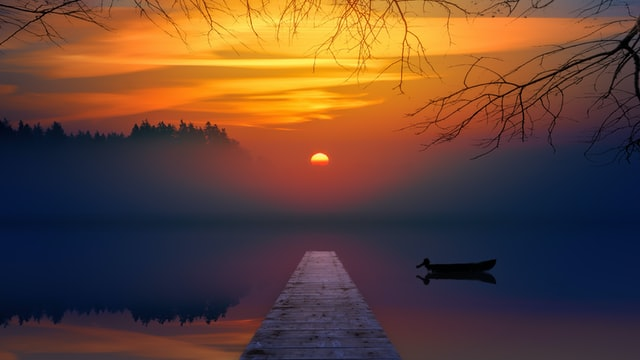
#> input picture tutorials/opencv/assets/sunset.jpg, 640 x 360 px
$ python 02_manipulate_img.py
#> lines starting #> are read from the running program, lines starting #| are printed output that depends on the picture; after the words box and inside, x2 and y2 are one past the last pixel; in counts of white or black regions, pixels touching at a corner belong together
import cv2 as cv
import random

image = cv.imread('assets/sunset.jpg', cv.IMREAD_UNCHANGED)
#> image is the input picture: shape (360, 640, 3); mean B, G, R 53.9, 67.7, 98.9

print(image.shape)
#| (360, 640, 3)

# for i in range(100):
#     for j in range(image.shape[1]):
#         image[i][j] = [random.randint(0,255), random.randint(0,255), random.randint(0,255)]

tag = image[100:200, 250:450]
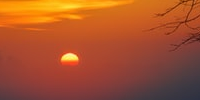
#> tag: shape (100, 200, 3); mean B, G, R 44.1, 81.9, 166.3

image[250:350, 150:350] = tag
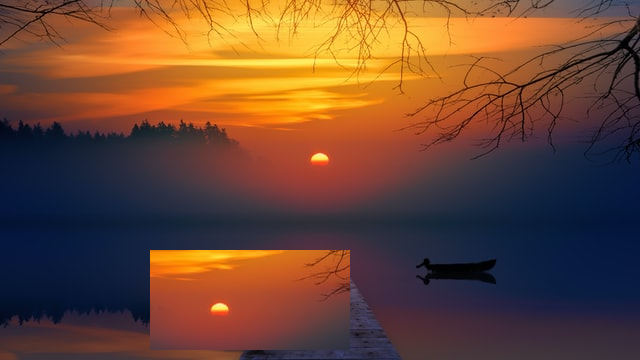
#> image: shape (360, 640, 3); 8.68% of pixels changed, all inside (x1, y1, x2, y2) = (150, 250, 350, 350)

cv.imshow('Sunset', image)
cv.waitKey(0)
cv.destroyAllWindows()
